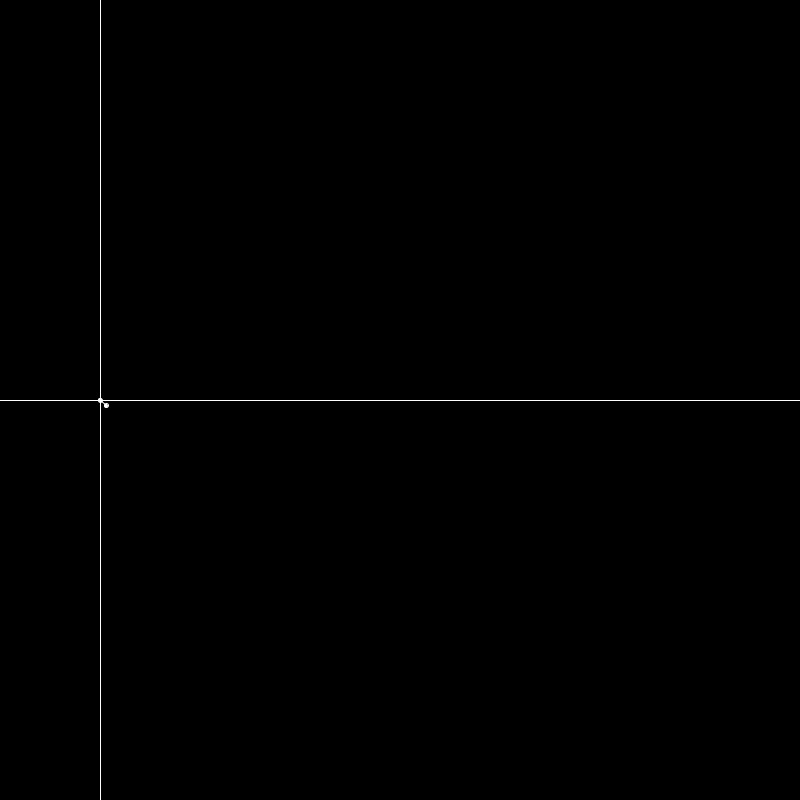
Frame 1 (no input)
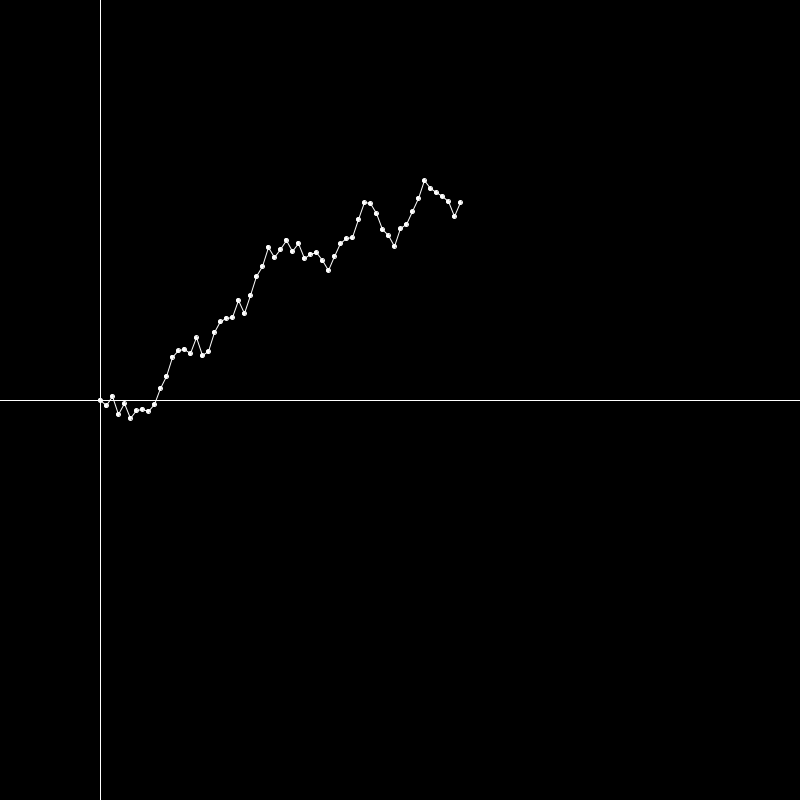
Frame 60 (the mouse pressed at the canvas centre just before this capture)
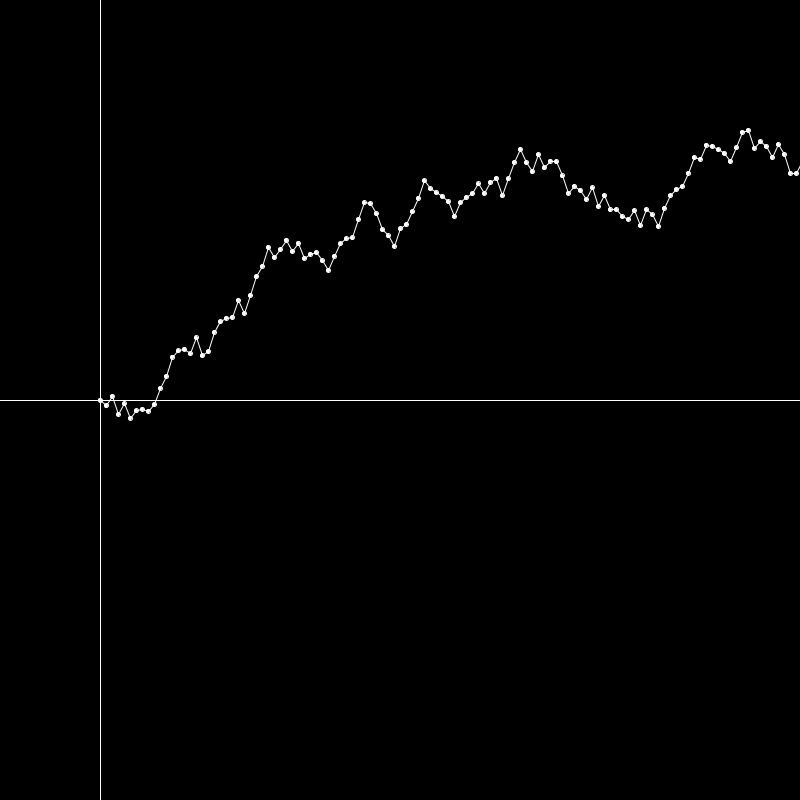
Frame 120 (the mouse held since frame 60 and released just before this capture)

The Processing sketch that drew these frames (run headless with seeded random() and noise(); from frame 60 on, the mouse is pressed at the canvas centre):

// Processing sketch: Zoom_and_translate_graph
// ── Zoom_and_translate_graph.pde
final int POINT_SIZE = 2, OFFSET_X = 3;
final float STEP = 1;
FloatList Y = new FloatList();

void setup()
{
  size(800, 800);
  frameRate(60);
  stroke(255);
  fill(255);
  Y.append(0);
}

float zoom = 2, translateX = 100, translateY = 400, mX = 0, mY = 0;
boolean pressed = false;

void draw()
{
  background(0);
  if (pressed == true)
  {
    translateX = translateX - mX + mouseX;
    translateY = translateY - mY + mouseY;
    mX = mouseX;
    mY = mouseY;
  }
  translate(translateX, translateY);
  drawAxis();
  
  float y = Y.get(Y.size() - 1);
  Y.append(y + random(-10, 10));
  
  drawPoints();
}

void drawAxis()
{
  line(0, -10000, 0, 10000);
  line(-10000, 0, 10000, 0);
}

void drawPoints()
{
  ellipse(0, 0, POINT_SIZE * zoom, POINT_SIZE * zoom);
  for (int i = 0; i < Y.size() - 1; i++)
  {
    float y1 = Y.get(i), y2 = Y.get(i + 1);
    ellipse((i + 1) * OFFSET_X * zoom * STEP, y2 * zoom, POINT_SIZE * zoom, POINT_SIZE * zoom);
    line(i * OFFSET_X * zoom * STEP, y1 * zoom, (i + 1) * OFFSET_X * zoom * STEP, y2 * zoom);
  }
}

void mouseWheel(MouseEvent direction)
{
  float lastZoom = zoom, posX, posY;
  zoom *= (1 - direction.getCount() * 0.1);
  posX = (mouseX - translateX) / lastZoom * zoom;
  posY = (mouseY - translateY) / lastZoom * zoom;
  translateX = mouseX - posX;
  translateY = mouseY - posY;
}

void mousePressed()
{
  if (pressed == false)
  {
    pressed = true;
    mX = mouseX;
    mY = mouseY;
  }
}

void mouseReleased()
{
  pressed = false;
}
